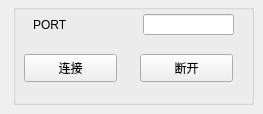
      <widget class="QWidget" name="tab_4">
       <attribute name="title">
        <string>本地</string>
       </attribute>
       <widget class="QGroupBox" name="groupBox_17">
        <property name="geometry">
         <rect>
          <x>13</x>
          <y>4</y>
          <width>241</width>
          <height>101</height>
         </rect>
        </property>
        <property name="title">
         <string/>
        </property>
        <widget class="QPushButton" name="tcpClientDisconnect_Btn">
         <property name="geometry">
          <rect>
           <x>127</x>
           <y>50</y>
           <width>93</width>
           <height>28</height>
          </rect>
         </property>
         <property name="text">
          <string>断开</string>
         </property>
        </widget>
        <widget class="QLineEdit" name="tcpClientPort_LineEdit">
         <property name="geometry">
          <rect>
           <x>130</x>
           <y>10</y>
           <width>91</width>
           <height>21</height>
          </rect>
         </property>
        </widget>
        <widget class="QPushButton" name="tcpClientConnect_Btn">
         <property name="geometry">
          <rect>
           <x>11</x>
           <y>50</y>
           <width>93</width>
           <height>28</height>
          </rect>
         </property>
         <property name="text">
          <string>连接</string>
         </property>
        </widget>
        <widget class="QLabel" name="label_15">
         <property name="geometry">
          <rect>
           <x>20</x>
           <y>10</y>
           <width>41</width>
           <height>21</height>
          </rect>
         </property>
         <property name="text">
          <string>PORT</string>
         </property>
        </widget>
       </widget>
      </widget>
